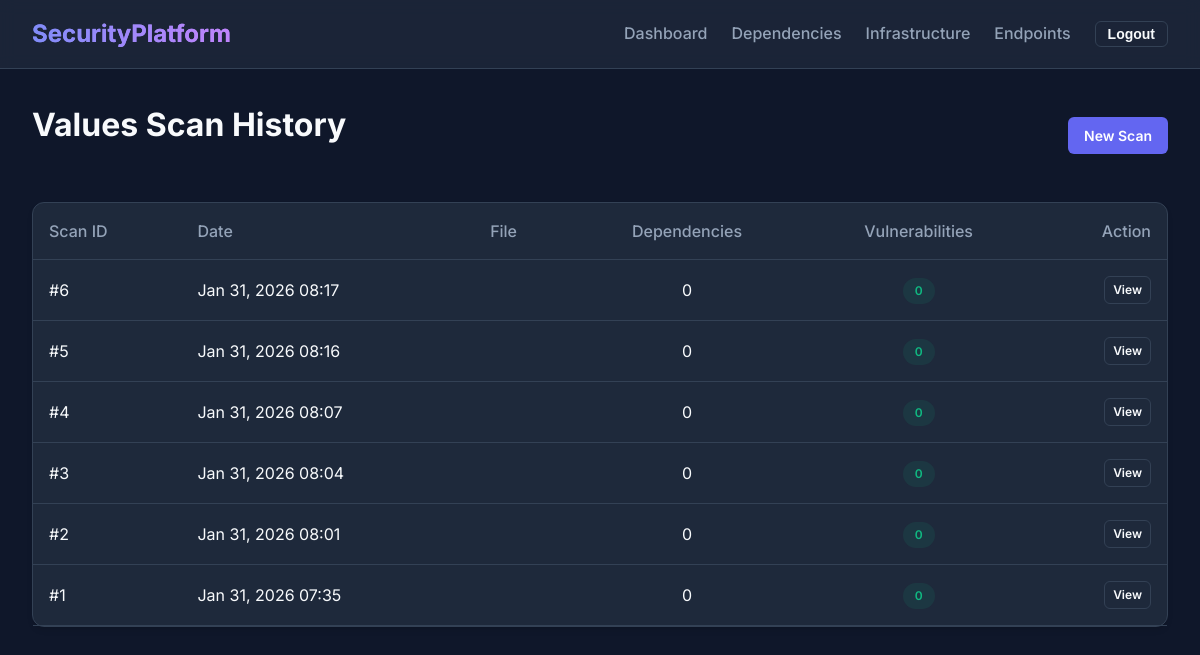
/analyze-code/history/ (signed in), run on an earlier commit of the app's database.
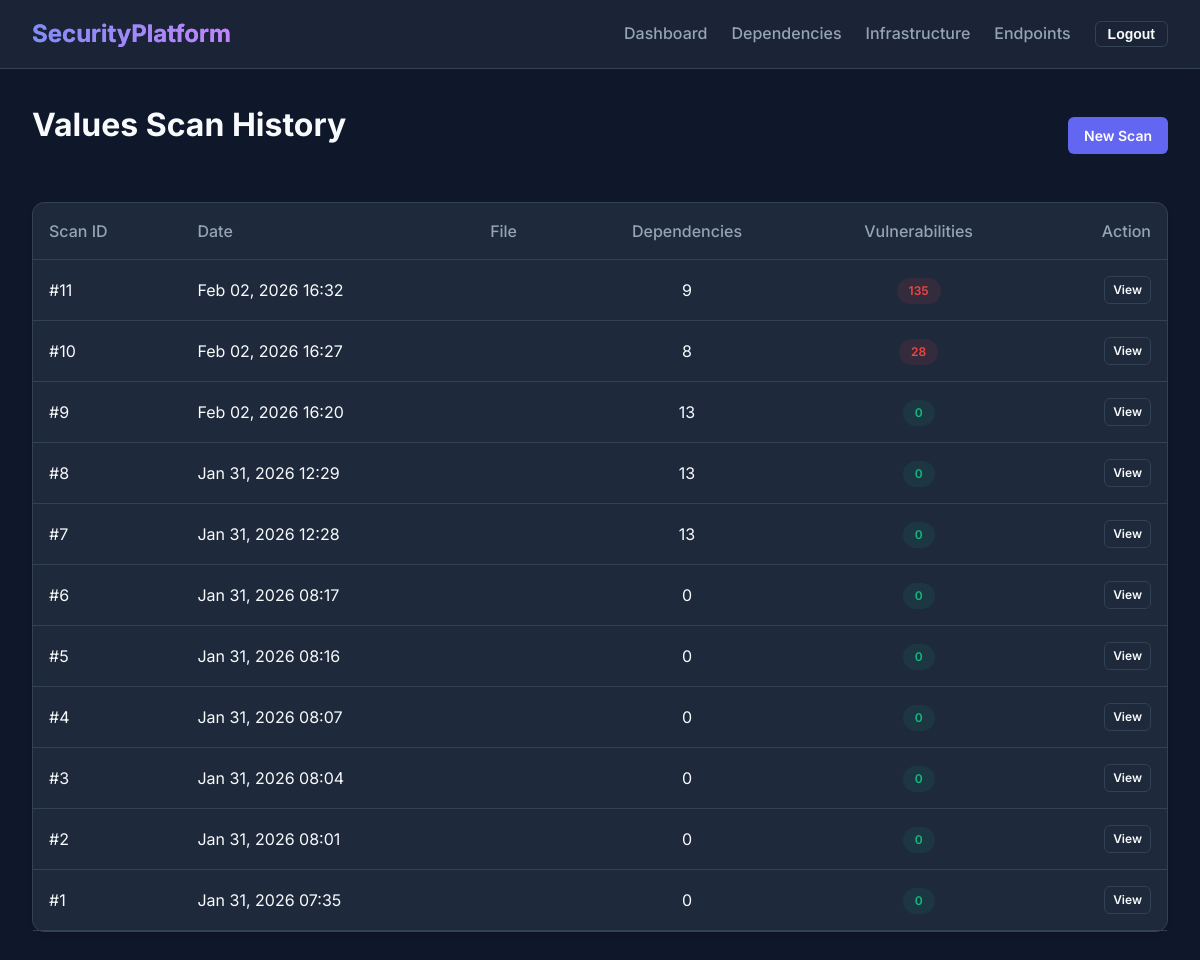
And on a later commit of the database.
### dependency_analysis/models.py (models this page shows, shortened)
class ScanReport(models.Model):
    user = models.ForeignKey(User, on_delete=models.CASCADE)
    scan_date = models.DateTimeField(auto_now_add=True)
    total_dependencies = models.IntegerField(default=0)
    vulnerabilities_found = models.IntegerField(default=0)

### dependency_analysis/views.py (the view)
# urls.py: path('analyze-code/history/', views.report_list_view, name='dependency_report_list'),
@login_required
def report_list_view(request):
    reports = ScanReport.objects.filter(user=request.user).order_by('-scan_date')
    return render(request, 'dependency_analysis/report_list.html', {'reports': reports})

### templates/dependency_analysis/report_list.html (shortened to what this page needs)
{% extends 'base.html' %}
{% block content %}
<div class="fade-in">
    <div style="display: flex; justify-content: space-between; align-items: center; margin-bottom: 2rem;">
        <h1>Values Scan History</h1>
        <a href="{% url 'upload_dependency' %}" class="btn btn-primary">New Scan</a>
    </div>
    <div class="card" style="padding: 0;">
        <table style="width: 100%; border-collapse: collapse;">
            <thead>
                <tr style="border-bottom: 1px solid var(--border-color);">
                    <th style="text-align: left; padding: 1rem; color: var(--text-muted); font-weight: 500;">Scan ID</th>
                    <th style="text-align: left; padding: 1rem; color: var(--text-muted); font-weight: 500;">Date</th>
                    <th style="text-align: left; padding: 1rem; color: var(--text-muted); font-weight: 500;">File</th>
                    <th style="text-align: center; padding: 1rem; color: var(--text-muted); font-weight: 500;">Dependencies</th>
                    <th style="text-align: center; padding: 1rem; color: var(--text-muted); font-weight: 500;">Vulnerabilities</th>
                    <th style="text-align: right; padding: 1rem; color: var(--text-muted); font-weight: 500;">Action</th>
                </tr>
            </thead>
            <tbody>
                {% for report in reports %}
                <tr style="border-bottom: 1px solid var(--border-color);">
                    <td style="padding: 1rem;">#{{ report.id }}</td>
                    <td style="padding: 1rem;">{{ report.scan_date|date:"M d, Y H:i" }}</td>
                    <td style="padding: 1rem;">{{ report.uploaded_file.name }}</td>
                    <td style="padding: 1rem; text-align: center;">{{ report.total_dependencies }}</td>
                    <td style="padding: 1rem; text-align: center;">
                        {% if report.vulnerabilities_found > 0 %}
                            <span class="status-badge status-danger">{{ report.vulnerabilities_found }}</span>
                        {% else %}
                            <span class="status-badge status-success">0</span>
                        {% endif %}
                    </td>
                    <td style="padding: 1rem; text-align: right;">
                        <a href="{% url 'dependency_report_detail' report.id %}" class="btn btn-outline" style="padding: 0.25rem 0.5rem; font-size: 0.75rem;">View</a>
                    </td>
                </tr>
                {% empty %}
                <tr>
                    <td colspan="6" style="padding: 2rem; text-align: center; color: var(--text-muted);">No scans found.</td>
                </tr>
                {% endfor %}
            </tbody>
        </table>
    </div>
</div>
{% endblock %}

### templates/base.html (shortened to what this page needs)
{% load static %}
<!doctype html>
<html lang="en">
  <head>
    <link rel="stylesheet" href="{% static 'css/styles.css' %}" />
  </head>
  <body>
    <nav class="navbar">
      <div class="brand">
        <a href="{% url 'dashboard' %}" style="text-decoration: none">
          <span
            style="
              background: linear-gradient(to right, #818cf8, #c084fc);
              -webkit-background-clip: text;
              -webkit-text-fill-color: transparent;
            "
            >SecurityPlatform</span
          >
        </a>
      </div>
      <div class="nav-links">
        {% if user.is_authenticated %}
        <a href="{% url 'dashboard' %}" class="nav-link">Dashboard</a>
        <a href="{% url 'dependency_report_list' %}" class="nav-link"
          >Dependencies</a
        >
        <a href="{% url 'network_report_list' %}" class="nav-link"
          >Infrastructure</a
        >
        <a href="{% url 'endpoint_dashboard' %}" class="nav-link">Endpoints</a>
        <form action="{% url 'logout' %}" method="post" style="display: inline">
          <button
            type="submit"
            class="btn btn-outline"
            style="padding: 0.25rem 0.75rem"
          >
            Logout
          </button>
        </form>
        {% else %}
        <a href="{% url 'login' %}" class="nav-link">Login</a>
        <a href="{% url 'register' %}" class="nav-link">Register</a>
        {% endif %}
      </div>
    </nav>
    <main class="container fade-in">
       {% block content %}{% endblock %}
    </main>
  </body>
</html>

### static/css/styles.css (style rules this page uses)
:root { --primary-color: #6366f1; --primary-hover: #4f46e5; --bg-color: #0f172a; --card-bg: #1e293b; --text-color: #f8fafc; --text-muted: #94a3b8; --border-color: #334155; --success-color: #10b981; --warning-color: #f59e0b; --danger-color: #ef4444; --font-family: 'Inter', system-ui, -apple-system, sans-serif; }
body { background-color: var(--bg-color); color: var(--text-color); font-family: var(--font-family); margin: 0; padding: 0; line-height: 1.5; }
a { color: var(--primary-color); text-decoration: none; transition: color 0.2s; }
.navbar { background-color: var(--card-bg); border-bottom: 1px solid var(--border-color); padding: 1rem 2rem; display: flex; justify-content: space-between; align-items: center; position: sticky; top: 0; z-index: 1000; backdrop-filter: blur(8px); background-color: rgba(30, 41, 59, 0.8); }
.brand { font-size: 1.5rem; font-weight: 700; background: linear-gradient(to right, #818cf8, #c084fc); -webkit-background-clip: text; -webkit-text-fill-color: transparent; }
.nav-links { display: flex; gap: 1.5rem; }
.nav-link { color: var(--text-muted); font-weight: 500; }
.container { max-width: 1200px; margin: 0 auto; padding: 2rem; }
.card { background-color: var(--card-bg); border: 1px solid var(--border-color); border-radius: 0.75rem; padding: 1.5rem; margin-bottom: 1.5rem; box-shadow: 0 4px 6px -1px rgba(0, 0, 0, 0.1), 0 2px 4px -1px rgba(0, 0, 0, 0.06); transition: transform 0.2s, box-shadow 0.2s; }
.btn { display: inline-block; padding: 0.5rem 1rem; border-radius: 0.375rem; font-weight: 600; cursor: pointer; border: none; transition: all 0.2s; font-size: 0.875rem; }
.btn-primary { background-color: var(--primary-color); color: white; }
.btn-outline { background-color: transparent; border: 1px solid var(--border-color); color: var(--text-color); }
h1, h2, h3 { margin-top: 0; color: var(--text-color); }
.status-badge { display: inline-flex; align-items: center; padding: 0.25rem 0.75rem; border-radius: 9999px; font-size: 0.75rem; font-weight: 600; }
.status-success { background-color: rgba(16, 185, 129, 0.1); color: var(--success-color); }
.status-danger { background-color: rgba(239, 68, 68, 0.1); color: var(--danger-color); }
.fade-in { animation: fadeIn 0.5s ease-out forwards; opacity: 0; }

What changed in the data, as far as the page shows it:
added ScanReport: id "11", scan_date "Feb 02, 2026 16:32", total_dependencies "9", vulnerabilities_found "135"
added ScanReport: id "10", scan_date "Feb 02, 2026 16:27", total_dependencies "8", vulnerabilities_found "28"
added ScanReport: id "9", scan_date "Feb 02, 2026 16:20", total_dependencies "13", vulnerabilities_found "0"
added ScanReport: id "8", scan_date "Jan 31, 2026 12:29", total_dependencies "13", vulnerabilities_found "0"
added ScanReport: id "7", scan_date "Jan 31, 2026 12:28", total_dependencies "13", vulnerabilities_found "0"
